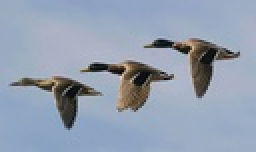
%> input picture Lab05/kaczki.jpg, 128 x 76 px, shrunk from 588 x 348 before the run (shown 2 times larger)
$ octave Lab58.m   (GNU Octave 9; MATLAB toolbox functions it lacks are replaced by stand-ins)
%> lines starting %> are read from the running program, lines starting %| are printed output that depends on the picture; in (x1, y1, x2, y2) boxes, pixels count from 0 and x2, y2 are one past the last pixel; in counts of white or black regions, pixels touching at a corner belong together; the program's own positions count from 1
clear;clc;
im = rgb2gray(double(imread('kaczki.jpg'))/255);
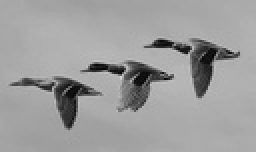
%> im: size 76x128 double (shown 2 times larger); min 0.0162, max 0.847, mean 0.618
avgIm = .55;
bim = ~imbinarize(im, avgIm);
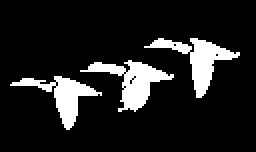
%> bim: size 76x128 logical (shown 2 times larger); 12.6% white; 3 white regions, box (x1, y1, x2, y2) and area: (40, 30, 87, 56) 432, (72, 19, 120, 49) 423, (5, 38, 51, 65) 370
bim = imclose(bim, ones(8));
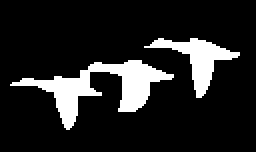
%> bim: size 76x128 logical (shown 2 times larger); 13.8% white; 2 white regions, box (x1, y1, x2, y2) and area: (5, 30, 87, 65) 900, (72, 19, 120, 49) 440
bim = bwmorph(bim, 'thicken', inf);
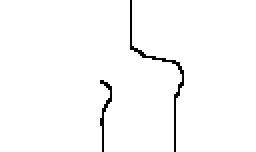
%> bim: size 76x128 logical (shown 2 times larger); 98.2% white; black in thin lines or dots, all inside (x1, y1, x2, y2) = (50, 0, 92, 76)
l = bwlabel(bim);
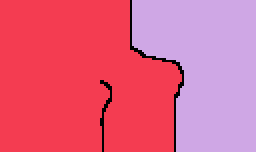
%> l: size 76x128 double (shown 2 times larger); 3 distinct labels, from 0 to 2; one colour per label, 0 black
imshow(im .* (l == 2));
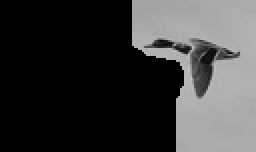
%> displayed picture: size 76x128, on the screen's scale of 0 to 255 (shown 2 times larger); min 0, max 193, mean 59
